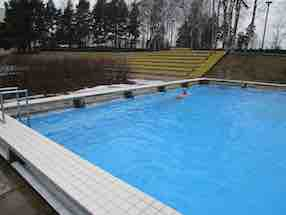
#> input picture IMG_1211.jpg, 286 x 215 px, given in place of SmallVideo.mp4, which was not available
$ jupyter execute OpticalFlow.ipynb
#> lines starting #> are read from the running program, lines starting #| are printed output that depends on the picture; after the words box and inside, x2 and y2 are one past the last pixel; in counts of white or black regions, pixels touching at a corner belong together; pictures that were not available may be replaced by others from this repository, and a replacement may not be noted
[cell 1]
import numpy as np
import cv2

vc = cv2.VideoCapture('SmallVideo.mp4')
_, first_frame = vc.read()
#> first_frame is the input picture: shape (215, 286, 3); mean B, G, R 146.7, 125.2, 92.6
# Scale and resize image
resize_dim = 600
max_dim = max(first_frame.shape)
#> max_dim = 286
scale = resize_dim/max_dim
#> scale = 2.1
first_frame = cv2.resize(first_frame, None, fx=scale, fy=scale)
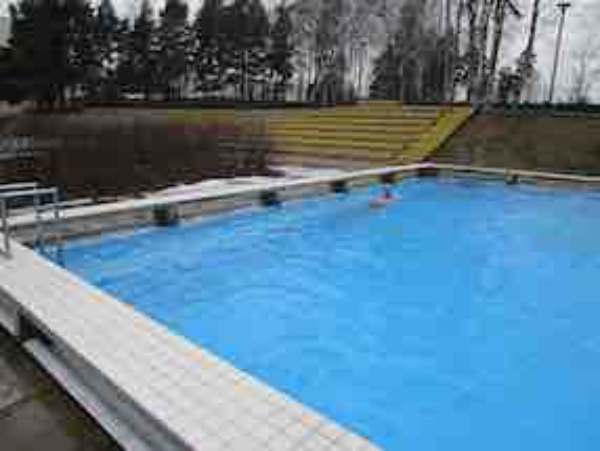
#> first_frame: shape (451, 600, 3); mean B, G, R 146.6, 125.1, 92.5
# Convert to gray scale
prev_gray = cv2.cvtColor(first_frame, cv2.COLOR_BGR2GRAY)
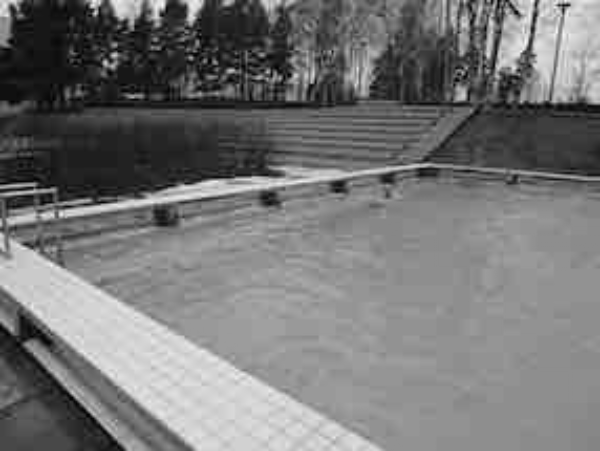
#> prev_gray: shape (451, 600); min 0, max 249, mean 117.8

print(first_frame.shape)
#| (451, 600, 3)
# Create mask
mask = np.zeros_like(first_frame)
# Set image saturation to maximum value as we do not need it
mask[:, 1] = 255

while(vc.isOpened()):
 # Read a frame from video
    _, frame = vc.read()

 # Convert new frame format`s to gray scale and resize gray frame obtained
    frame = cv2.resize(frame, None, fx=scale, fy=scale)
    gray = cv2.cvtColor(frame, cv2.COLOR_BGR2GRAY)
# Calculate dense optical flow by Farneback method
    flow = cv2.calcOpticalFlowFarneback(prev_gray, gray, None, pyr_scale = 0.5, levels = 5, winsize = 11, iterations = 5, poly_n = 5, poly_sigma = 1.1, flags = 0)
 # Compute the magnitude and angle of the 2D vectors
    magnitude, angle = cv2.cartToPolar(flow[:,:, 0], flow[:,:, 1])
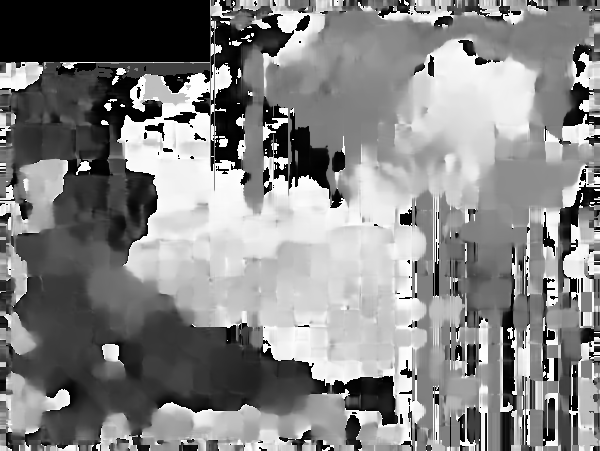
#> angle: shape (451, 600) float32; min 0, max 6.28, mean 3.28; drawn with min black and max white
 # Set image hue according to the optical flow direction
    mask[:,:, 0] = angle * 180 / np.pi / 2
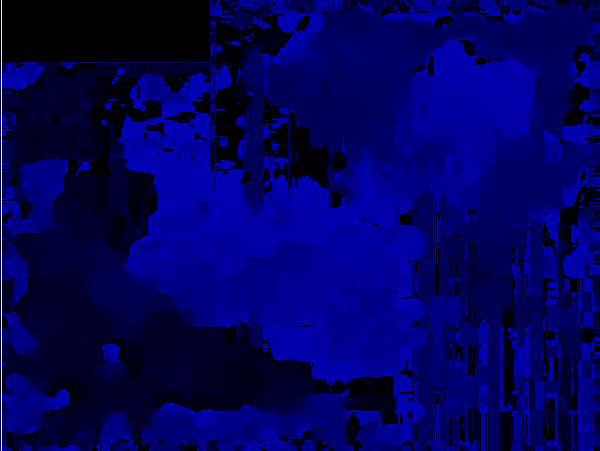
#> mask: shape (451, 600, 3); mean of channels 0, 1, 2 93.3, 0.4, 0.4; drawn as B, G, R
 # Set image value according to the optical flow magnitude (normalized)
    mask[:,:, 2] = cv2.normalize(magnitude, None, 0, 255, cv2.NORM_MINMAX)
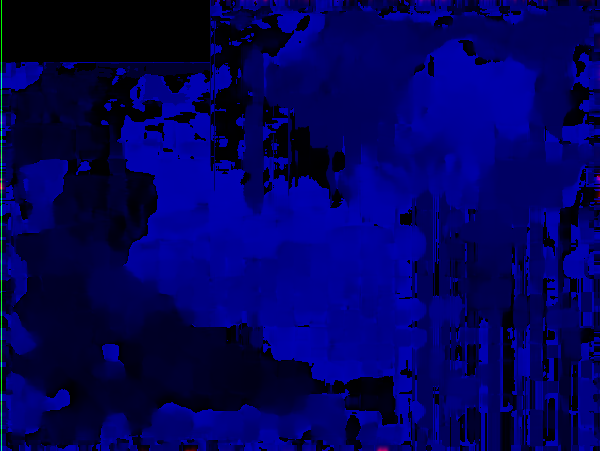
#> mask: shape (451, 600, 3); 1.78% of pixels changed, all inside (x1, y1, x2, y2) = (0, 0, 600, 451); drawn as B, G, R
 # Convert HSV to RGB (BGR) color representation
    rgb = cv2.cvtColor(mask, cv2.COLOR_HSV2BGR)
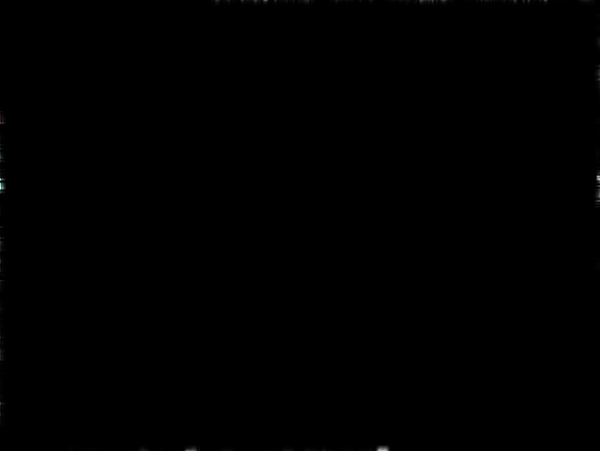
#> rgb: shape (451, 600, 3); mean B, G, R 0.2, 0.2, 0.2

# Open a new window and displays the output frame
    dense_flow = cv2.addWeighted(frame, 1,rgb, 2, 0)
    cv2.imshow("Dense optical flow", dense_flow)
 # Update previous frame
    prev_gray = gray
 # Frame are read by intervals of 10 millisecond. The programs breaks out of the while loop when the user presses the ‘q’ key
    if cv2.waitKey(10) & 0xFF == ord('q'):
#> (key q is pressed here)
        break

$ run again, on DroneFrameHelsinki.jpeg
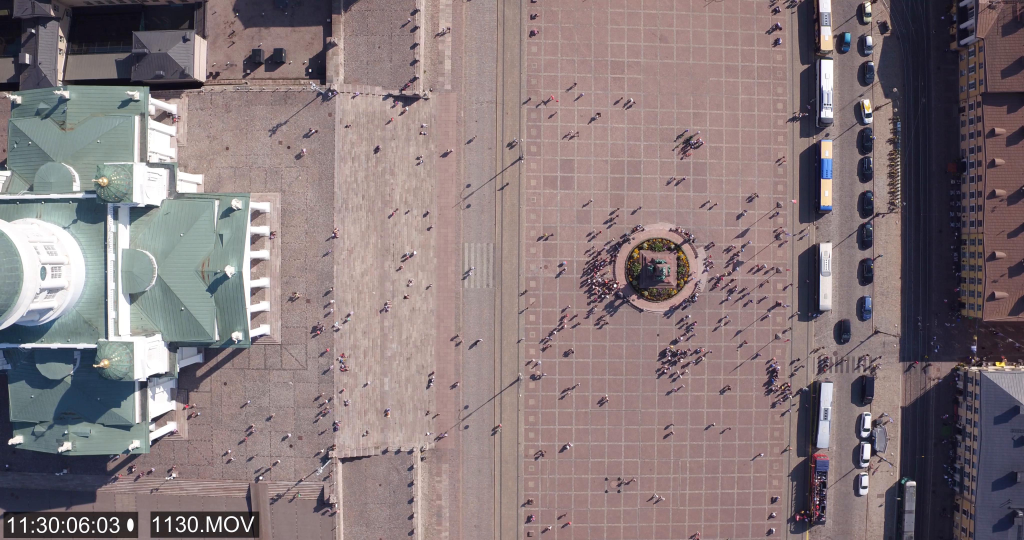
#> input picture DroneFrameHelsinki.jpeg, 4096 x 2160 px, given in place of SmallVideo.mp4, which was not available (shown at 1/4 size)
#> first_frame is the input picture: shape (2160, 4096, 3); mean B, G, R 122.6, 120.6, 134.7
#> first_frame: shape (316, 600, 3)
#| (316, 600, 3)
#> `magnitude, angle = cv2.cartToPolar(flow[:,:, 0], flow[:,:, 1])`:
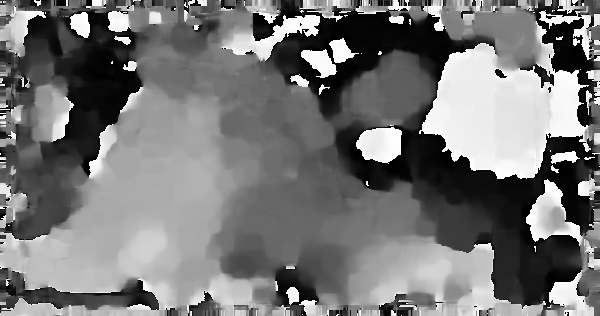
#> angle: shape (316, 600) float32; min 1.23e-05, max 6.28, mean 2.93; drawn with min black and max white
#> `mask[:,:, 2] = cv2.normalize(magnitude, None, 0, 255, cv2.NORM_MINMAX)`:
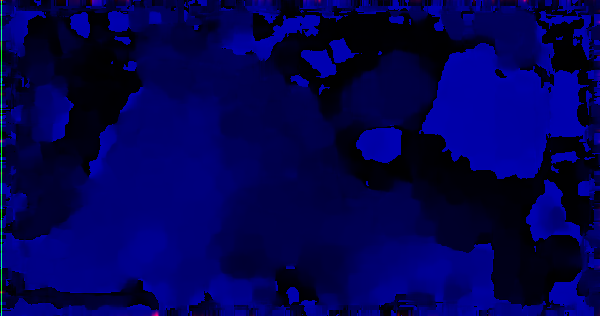
#> mask: shape (316, 600, 3); mean of channels 0, 1, 2 83.6, 0.4, 0.2; drawn as B, G, R
